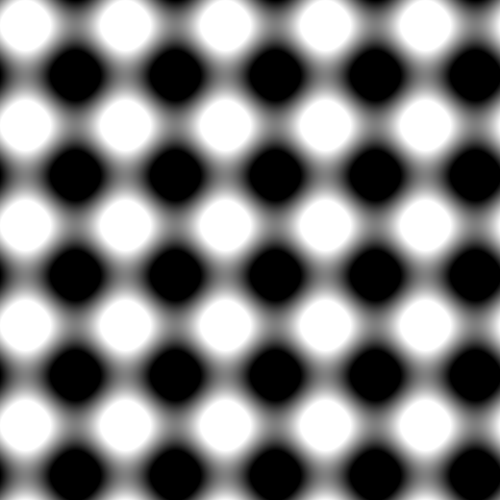
Frame 1 (no input)
Frame 60 (the mouse pressed at the canvas centre just before this capture): identical to frame 1, image omitted
Frame 120 (the mouse held since frame 60 and released just before this capture): identical to frame 1, image omitted

The Processing sketch that drew this single still picture (run headless with seeded random() and noise(); from frame 60 on, the mouse is pressed at the canvas centre):

// Processing sketch: SinePlasma
// ── SinePlasma.pde
float plasma(float u, float v, float spacing) {
  float s = u * 2*PI;
  float t = v * 2*PI;
  return 0.5 + 0.5*sin(s*spacing) + 0.5*sin(t*spacing);
}

int SPACING = 5;

void setup() {
  size(500, 500);
}

void draw() {
  loadPixels();
  for(int h = 0; h < height; ++h) {
    for(int w = 0; w < width; ++w) {
      float u = w * 1.0/width;
      float v = h * 1.0/height;
      float value = plasma(u, v, SPACING);
      pixels[h*width+w] = color(map(value, 0, 1, 0, 255));
    }
  }
  updatePixels();
}
